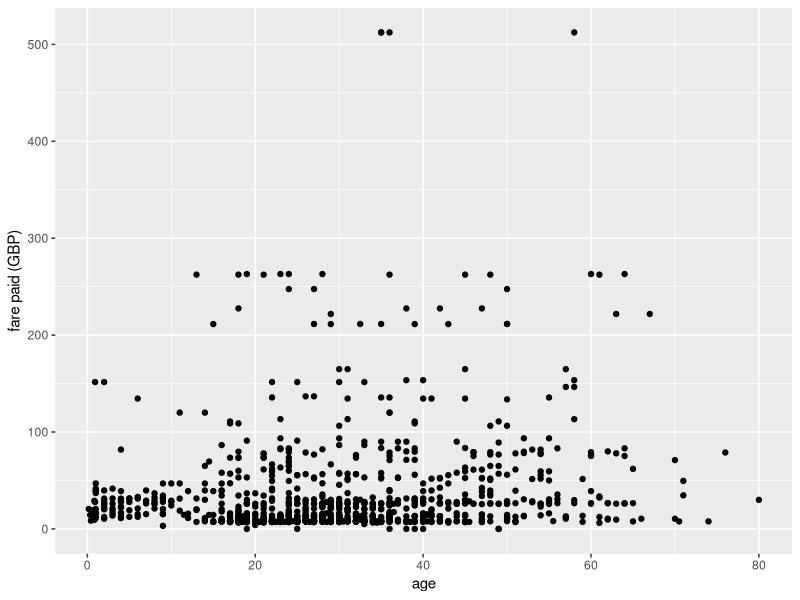
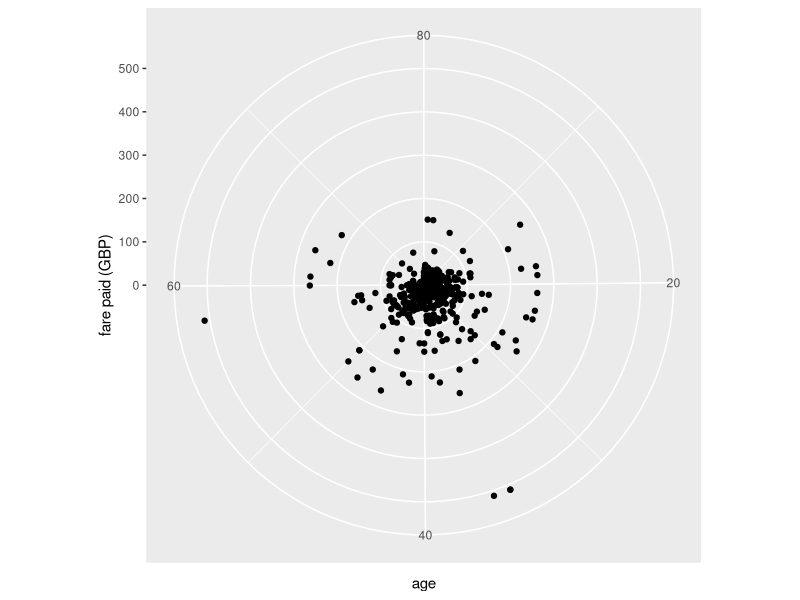
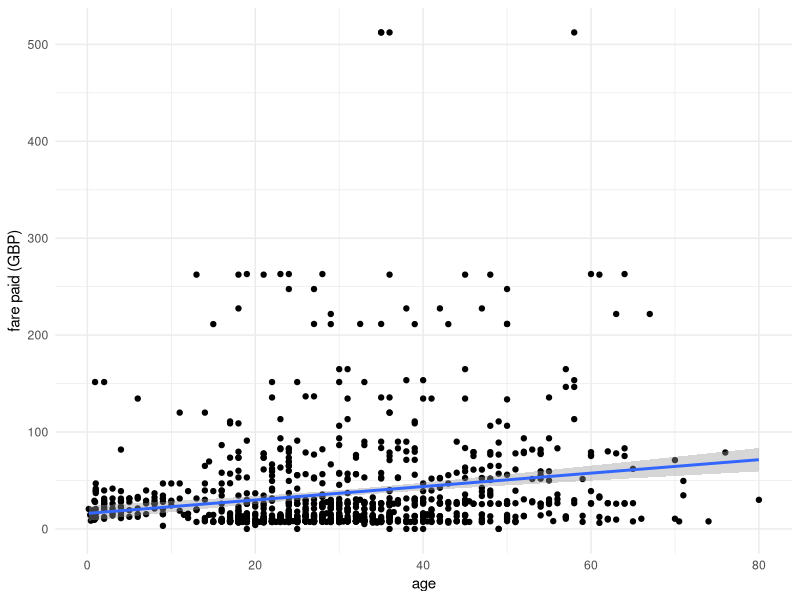
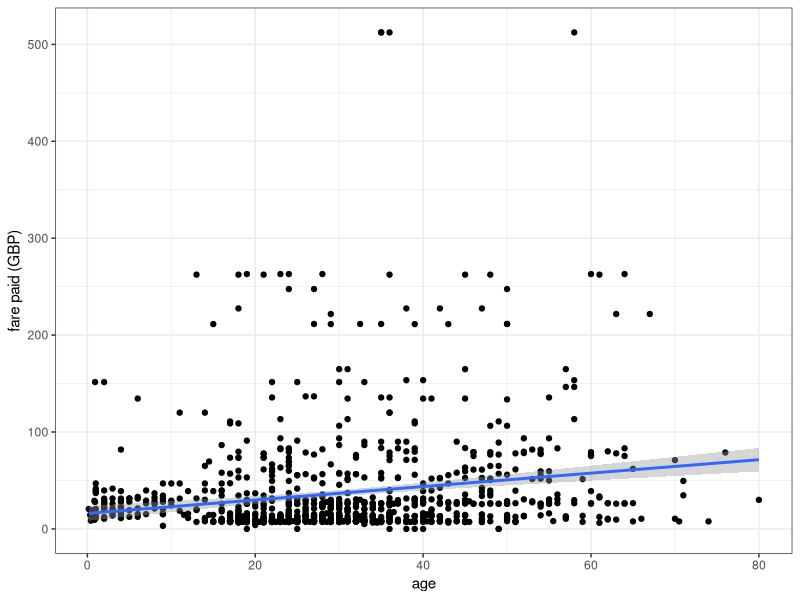
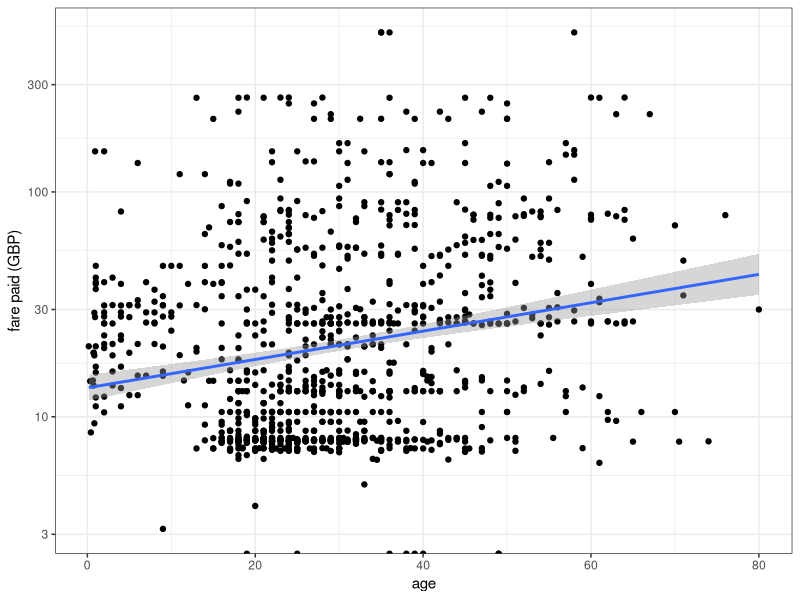
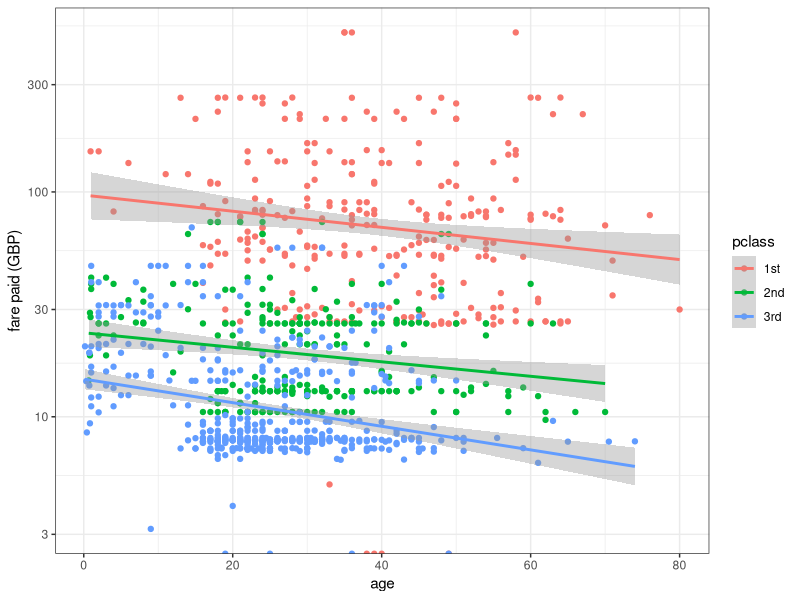
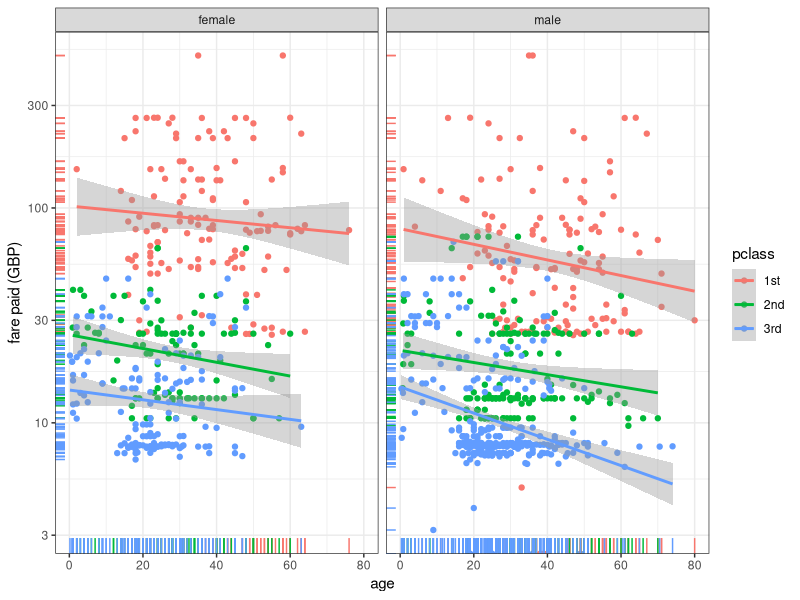
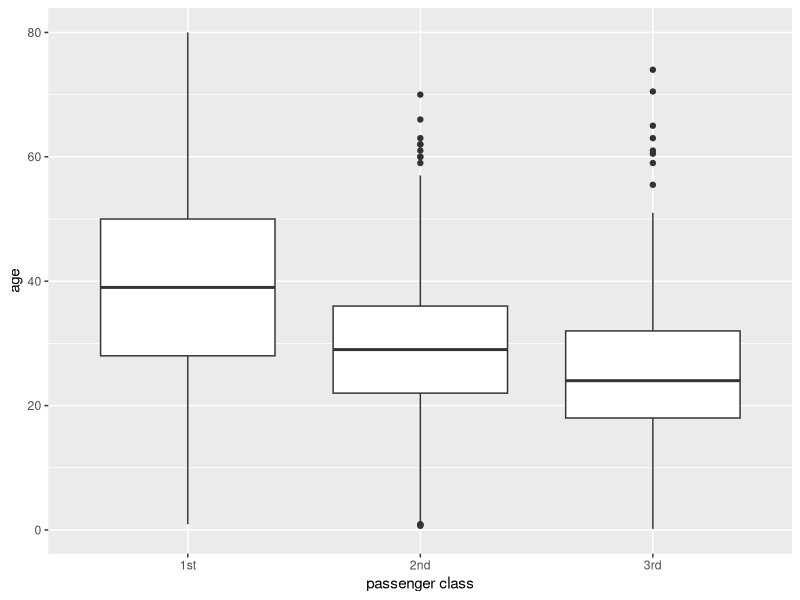

These charts were generated, in order, by the following R code: (Note: this script raises an error after producing the figures.)
## ---- chunk 1
#| echo: false
library(readxl)
library(ggplot2)
titanic <- read_excel("../slides/data/Titanic3.xlsx", na="NA")
## ---- chunk 2
ggplot(titanic, aes(age, fare)) + geom_point() + ylab("fare paid (GBP)")
ggplot(titanic, aes(age, fare)) + geom_point() + 
  ylab("fare paid (GBP)") + coord_polar()
## ---- chunk 3
ggplot(titanic, aes(age, fare)) + geom_point() + 
  ylab("fare paid (GBP)") + geom_smooth(method="lm") + theme_minimal()
ggplot(titanic, aes(age, fare)) + geom_point() + 
  ylab("fare paid (GBP)") + geom_smooth(method="lm") + theme_bw()
ggsave("SavedPlot.png")
## ---- chunk 4
ggplot(titanic, aes(age, fare)) + geom_point() +
  geom_smooth(method="lm") + theme_bw() + 
  scale_y_log10("fare paid (GBP)")
## ---- chunk 5
ggplot(titanic, aes(age, fare, color=pclass)) + geom_point() + 
  geom_smooth(method="lm") + theme_bw() + 
  scale_y_log10("fare paid (GBP)")
## ---- chunk 6
ggplot(titanic, aes(age, fare, color=pclass)) + geom_point() +
  geom_smooth(method="lm") + theme_bw() +
  scale_y_log10("fare paid (GBP)") + facet_wrap(~sex) + geom_rug()
## ---- chunk 7
ggplot(titanic, aes(pclass, age)) + geom_boxplot() +
  xlab("passenger class")
ggplot(titanic, aes(pclass, age)) + geom_boxplot() +
  xlab("passenger class") + coord_flip()
## ---- chunk 8
ggplot(titanic, aes(pclass, age)) + geom_boxplot() + 
  xlab("passenger class") + geom_point(color="red",alpha=0.2) + 
  theme_minimal()
## ---- chunk 9
ggplot(titanic, aes(pclass, age)) + geom_boxplot() +
  xlab("passenger class") + geom_jitter(color="red", alpha=0.2) + 
  theme_minimal()
## ---- chunk 10
ggplot(titanic, aes(pclass, age)) + geom_violin() + 
  xlab("passenger class") + geom_jitter() + theme_minimal()
## ---- chunk 11
ggplot(titanic, aes(age,survived)) + geom_point() 
## ---- chunk 12
ggplot(titanic, aes(age,survived)) + 
  + geom_jitter(height=0.05, width=0, alpha=0.5)  + geom_smooth(method="loess")
## ---- chunk 13
ggplot(titanic, aes(age,survived,colour=sex)) + 
  geom_jitter(height=0.05, width=0,alpha=0.5) + geom_smooth(method="loess") + 
  theme(legend.position='top')
## ---- chunk 14
# Extra: we change the label and the colour palette
ggplot(titanic, aes(age,survived,colour=sex)) + 
  geom_jitter(height=0.05,alpha=0.5) + geom_smooth(method="loess") +
  scale_colour_brewer(name="gender",label=c("F","M"),palette='Set1') + 
  theme(legend.position='top')
## ---- chunk 15
ggplot(titanic, aes(age,survived,colour=sex)) + 
  geom_jitter(height=0.05,alpha=0.3) + geom_smooth(method="loess") +
  facet_wrap(~pclass) + ylim(c(-0.1,1.1)) +  theme(legend.position='top')
## ---- chunk 16
# Truncating the output is prevented by setting the limits within coord_cartesian
ggplot(titanic, aes(age,survived,colour=sex)) + 
  geom_jitter(height=0.05,alpha=0.3) + geom_smooth(method="loess") +
  facet_wrap(~pclass) + coord_cartesian(ylim=c(-0.1,1.1))
